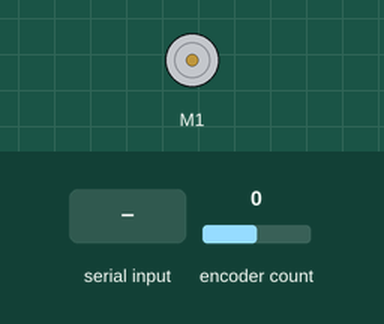
Recording of a sketch running on a simulated Arduino Uno, built with avr-gcc and run on an emulated ATmega328P. On the bench: DC motor (green arrow = forward, orange = backward, longer = faster). The test bench sets the inputs (shaded band); at power-on: encoder count 0. What the sketch prints to the serial monitor is not drawn.

Above: at 1.2 s.
1.3 s: "S\n" received over Serial
At 3.1 s:
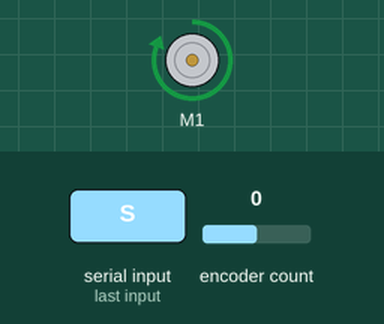
4.3 s: encoder count set to 1
Timing chart, 0 to 7.3 s (numbered marks = the images above; inputs shaded):
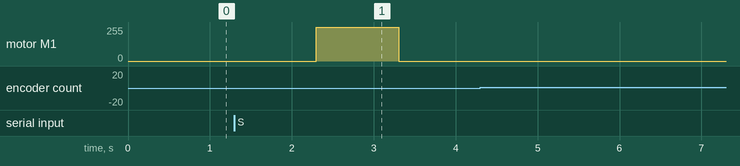

Measured:
- after the input at 1.3 s, motor M1: stopped → forward 255/255 after 1.0 s, → stopped 1.0 s later

The sketch:

stepExperiment.ino
```cpp
//////////////////////////////////////////////////////////////////////////////////////////////////////////////////////////////////////
// NAME:     Alex Curtis (Primary Author)
// CLASS:    EENG-350
// GROUP:    5
// TITLE:    Motor Control Mini-Project - Step Response Experiment
//
// FUNCTION: This program runs a step response experiment on a motor and outputs the results over serial.
//           Sends a motor speed command of 0, then TARGET_SPEED after 1 second
// SOFTWARE: Requires matlab file "ArduinoFindTf.mlx" To run the experiment, upload this program to the Arduino,
//           then start the Matlab script.
// HARDWARE: Components:
//           Arduino Uno + MC33926 motor driver shield
//           Motor: 50:1 Metal Gearmotor 37Dx70L mm 12V with 64 CPR Encoder (Spur Pinion)
//           Battery: 7.2V capable of 3.2A
//           Voltage Regulator: HCW-M635
//
//           Arduino and Motor Controller Connection Guide:
//              - Power Arduino through USB
//              - Power MC33926 through Input phoenix connector from output of voltage regulator
//              - Power in to the voltage regulator from the battery
//              - Connect M1 output phoenix connector to the black and red pins on the motor
//              - Connect 5V+(Blue) and GND(Green) to the center two pins of the motor cable to power the encoder
//              - Connect Arduino pins 2 and 3 (both interrupt pins) to white and yellow pins on the motor cable as the encoder pins
//
//          I2C Connection Guide:
//          Rasberryi Pi | Arduino
//          GPIO2 (SDA) -> A4
//          GPIO3 (SCL) -> A5
//          GND         -> GND
//
// RUNNING:  Both libraries below must be installed before running this program. Use matlab to start.
// RESOURCE: https://github.com/pololu/dual-mc33926-motor-shield
// PURPOSE:  This provides the library "DualMC33926MotorShield.h" which simplifies motor control considerably.
// RESOURCE: https://www.pjrc.com/teensy/td_libs_Encoder.html
// PURPOSE:  This is the "Encoder.h" library used to read the encoders on the motor to determine position.
//////////////////////////////////////////////////////////////////////
#include <Arduino.h>
#include <DualMC33926MotorShield.h>
#include <Encoder.h>


// Default pins used in DualMotorShield
/*DualMC33926MotorShield::DualMC33926MotorShield()
{
  //Pin map
  _nD2 = 4;
  _M1DIR = 7;
  _M1PWM = 9;
  _M2DIR = 8;
  _M2PWM = 10;
  _nSF = 12;
  _M1FB = A0;
  _M2FB = A1;
}*/

// Encoder parameters
const float CPR = 50.0*64.0;        // Total encoder counts per revolution (CPR) of motor shaft
#define ENC_PIN_A 3             // Encoder output A (yellow wire, must be connected to 2 or 3 for interrupts)
#define ENC_PIN_B 2             // Encoder output B (white wire)
Encoder motorEnc(ENC_PIN_A,ENC_PIN_B); // 1st pin needs to be capable of interrupts (UNO: pin 2 or 3)
long initialPosition = 0;           // initial position of motor (counts)
volatile long position = 0;         // Previous position reading (counts)
volatile long newPosition = 0;      // Current position reading (counts)

// Experiment parameters
DualMC33926MotorShield motor;
const long SAMPLE_RATE = 5;       // Sample rate in ms
const int TARGET_SPEED = 400;     // Desired speed. If using DualMC33926MotorShield.h: max speed = 400
bool motorSet = false;
unsigned long now = 0;          // Elapsed time in ms
unsigned long start = 0;        // Experiment start time
volatile float angPosition = 0;     // position relative to initial position (radians)
volatile float angVelocity = 0;     // Current angular velocity (rad/s)

bool commandReceived = false; // flag for new serial input
bool runExperiment = false;

String InputString = ""; // a string to hold incoming data

void setup() {
  Serial.begin(115200);
  InputString.reserve(200);      // reserve 200 bytes for the inputString
  motor.init();                       // Initialize motor
  motor.setM1Speed(0);         // Set motor speed to 0
  Serial.println("Ready!");           // Tell Matlab that Arduino is ready
}

void loop() {
  // Change behavior based on serial input
  if (commandReceived) {
    switch (InputString.charAt(0)) {
    case 'S':
      runExperiment = true;
      start = millis();
      break;
    case 'E':
      runExperiment = false;
      break;
    }
    commandReceived = false;
  }

  if(runExperiment) {
    // At 1 second, set the motor to target speed
    if(millis()-start >= 1000 && !motorSet) {
      motor.setM1Speed(TARGET_SPEED);
      motorSet = true;
    }

    // Get new data every SAMPLE_TIME ms
    if (millis()-start >= now + SAMPLE_RATE) {

      // Adjust elapsed time
      now += SAMPLE_RATE;

      // Read encoders
      newPosition = motorEnc.read();

      // Find current angular motor position relative to initial position
      angPosition = float( newPosition - initialPosition) * float( (2.0 * PI) / float(CPR));

      // Find current angular velocity in rad/s: (x2 - x1) / ∆t
      angVelocity = ( (float((newPosition - initialPosition) - (position - initialPosition))*float( (2.0 * PI)/CPR) )*float(1000) ) / float(SAMPLE_RATE);

      // If elapsed time is between 1s and 2s
      if(millis()-start >= 1000 && millis()-start <= 2000) {
        // Print elapsed time, target speed, angular velocity
        Serial.print(millis()-start); // Prints elapsed time in ms
        Serial.print("\t");
        Serial.print((TARGET_SPEED) * 51 / 80); // Same conversion used in the motor library for analogWrite()
        Serial.print("\t");
        Serial.print(angVelocity,7);
        Serial.print("\t");
        Serial.print(angPosition,7);
        Serial.println("");
      }
      // Update position with the new position
      position = newPosition;

    }

    // After 2s, turn off the motor and tell Matlab the experiment is done.
    if(millis()-start > 2000) {
      Serial.println("Finished");
      motor.setM1Speed(0);
      motorEnc.write(0);  // Reset encoders
    }
  }
}

void serialEvent() {
  while (Serial.available()) {
    // get the new byte:
    char inChar = (char)Serial.read();
    // add it to the inputString:
    InputString += inChar;
    // if the incoming character is a newline, set a flag
    // so the main loop can do something about it:
    if (inChar == '\n') {
      commandReceived = true;
    }
  }
}
```
